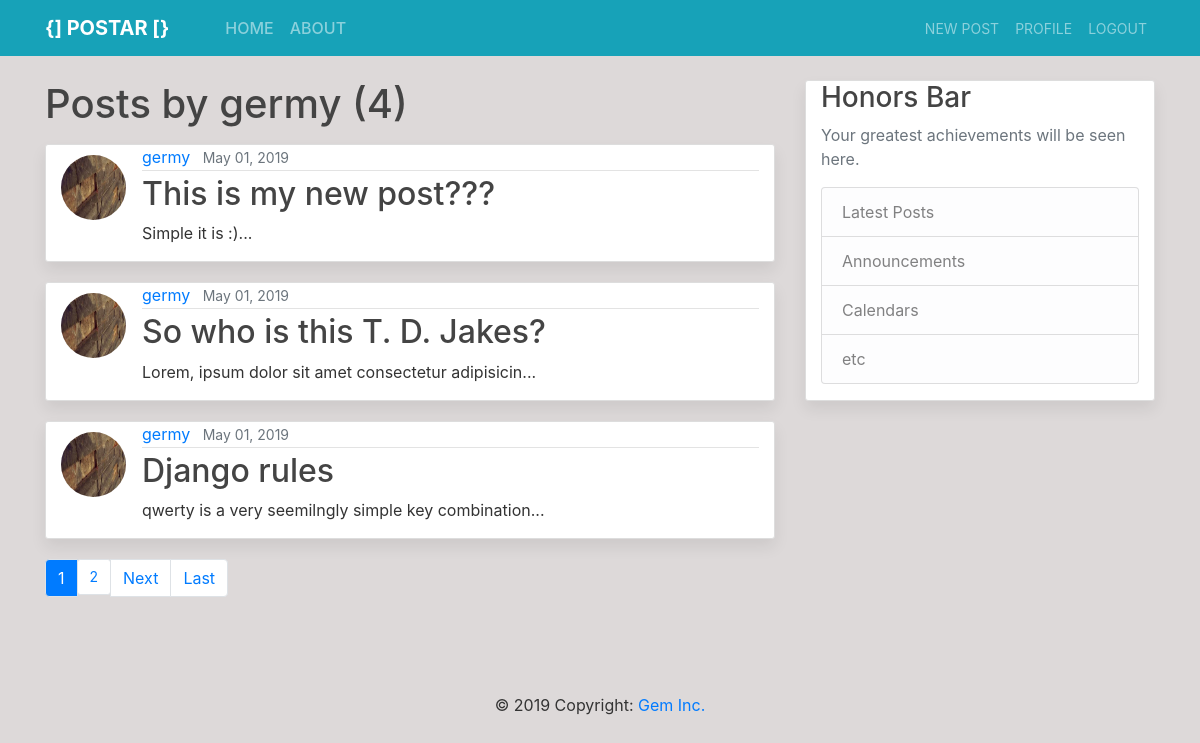
The app's page /user/germy/ (signed in) with its own data.
### blog/models.py (models this page shows, shortened)
class Post(models.Model):
    title = models.CharField(max_length=100)
    content = models.TextField()
    date_posted = models.DateTimeField(auto_now_add=True)
    author = models.ForeignKey(User, on_delete=models.CASCADE)
    def snippet(self):
        if Post.content == [50]:
            return self.content[50]
        else:
            return self.content[:50] + '...'

### users/models.py (models this page shows, shortened)
class Profile(models.Model):
    user = models.OneToOneField(User, on_delete=models.CASCADE)
    image = models.ImageField(default='default.jpg', upload_to='profile_pics')

### blog/views.py (the view)
# urls.py: path('user/<str:username>/', UserPostListView.as_view(), name='user-posts'),
class UserPostListView(ListView):
    model = Post
    template_name = 'blog/user_posts.html'
    context_object_name = 'posts'
    paginate_by = 3
    def get_queryset(self):
        user = get_object_or_404(User, username=self.kwargs.get('username'))
        return Post.objects.filter(author=user).order_by('-date_posted')

### blog/templates/blog/user_posts.html (shortened to what this page needs)
{% extends 'blog/base.html' %}
{% block content %}
{% if user.is_authenticated%}
<h1 class="mb-3">Posts by {{ view.kwargs.username }} ({{ page_obj.paginator.count }})</h1>
{% for post in posts%}
<div class="content-section special">
<article class="container media">
        <a href="{% url 'user-profile' post.author.username %}"><img src="{{ post.author.profile.image.url }}" class="rounded-circle article-img" alt="profile"></a>
        <div class="media-body">
        <div class="article-metadata">
            <a href="{% url 'user-posts' post.author.username %}" class="mr-2">{{ post.author }}</a>
            <small class="text-muted">{{ post.date_posted|date:"F d, Y" }}</small>
        </div>
        <h2><a class="article-title" href="{% url 'post-detail' post.id%}">{{ post.title }}</a></h2>
        <p class="article-content">{{ post.snippet }}</p>
    </div>
</article>
</div>
{% endfor %}
<ul class="pagination">
    {% if is_paginated %}
    {% for num in page_obj.paginator.page_range %}
    {% if page_obj.number == num %}
    <li class="page-item"><a class="page-link" style="background-color: #007bff; color: #fff;" href="?page={{ num }}">{{ num }}</a></li>
    {% elif num > page_obj.number|add:'-3' and num < page_obj.number|add:'3' %}
    <li class="page-item"><a class="page-link btn-info btn-sm" href="?page={{ num }}">{{ num }}</a></li>
    {% endif %}
    {% endfor %}
    {% if  page_obj.has_next %}
    <li class="page-item"><a class="page-link" href="?page={{ page_obj.next_page_number }}">Next</a></li>
    <li class="page-item"><a class="page-link" href="?page={{ page_obj.paginator.num_pages }}">Last</a></li>
    {% endif %}
    {% endif %}
</ul>
{% else %}
<h1>You must be logged in first</h1>
<a href="{% url 'login' %}">Login</a>
{% endif %}
{% endblock %}

### blog/static/blog/css/main.css (style rules this page uses)
body { background: #ddd9d9; color: #333333; margin-top: 5rem; }
h1, h2, h3, h4, h5, h6 { color: #444444; }
ul { margin: 0; }
.content-section { background: #ffffff; padding: 10px, 20px; border: 1px solid #dddddd; border-radius: 3px; margin-bottom: 20px; box-shadow: 0 0.5rem 1rem rgba(0, 0, 0, 0.075) !important; }
.article-title { color: #444444; }
.article-content { white-space: pre-line; }
.article-img { height: 65px; width: 65px; margin-right: 16px; margin-top: 10px; }
.article-metadata { padding-bottom: 1px; margin-bottom: 4px; border-bottom: 1px solid #e3e3e3; }

### records on screen
Post: author.profile.image (picture), author "germy", date_posted "May 01, 2019", title "This is my new post???", snippet "Simple it is :)..."
Post: author.profile.image (picture), author "germy", date_posted "May 01, 2019", title "So who is this T. D. Jakes?", snippet "Lorem, ipsum dolor sit amet consectetur adipisicin..."
Post: author.profile.image (picture), author "germy", date_posted "May 01, 2019", title "Django rules", snippet "qwerty is a very seemilngly simple key combination..."

### other values on screen
{{ view.kwargs.username }} "germy"
{{ page_obj.paginator.count }} "4"
{{ num }} "1"
{{ num }} "2"
